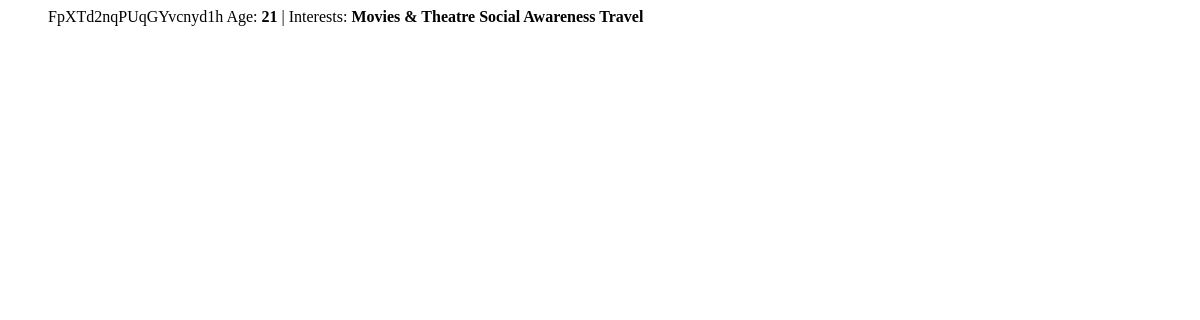
/popclick/profiles/, run on an earlier commit of the app's database.
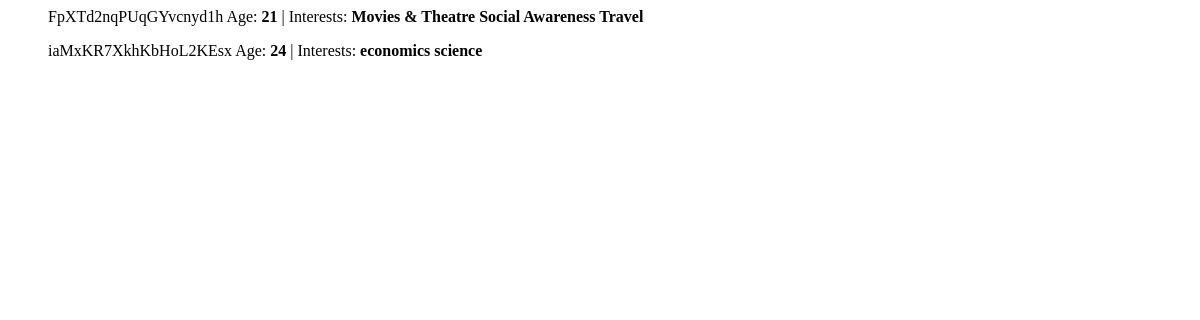
And on a later commit of the database.
### popclick/models.py (models this page shows, shortened)
class Profile(models.Model):
    age = models.IntegerField(default=0)
    token = models.CharField(unique=True, max_length=200)
    auth = models.CharField(max_length=530)
    logtime = models.DateTimeField(auto_now=True)
    gender = models.CharField(max_length=20, default=None)
    interests = models.ManyToManyField(Interest, through='ProfileInterest')
    activated = models.BooleanField(default=False)
    created_at = models.DateTimeField(auto_now_add=True)
    updated_at = models.DateTimeField(auto_now=True)

class Interest(models.Model):
    name = models.CharField(max_length=200, primary_key=True)

### popclick/views.py (the view)
def profiles(request):
    profiles = Profile.objects.all()
    interests = Interest.objects.all()
    profile_interests = {}
    for each_prof in profiles:
        curr_interests = each_prof.interests.all()
        curr_int_names = []
        for each_int in curr_interests:
            curr_int_names.append(each_int.name)
        profile_interests[each_prof.token] = curr_int_names
    context = { 'profile_interests': profile_interests, 'profiles': profiles, 'interests': interests}
    return render(request, 'profiles.html', context)

### popclick/templates/profiles.html
{% for profile in profiles %}
<ul>
	<il>{{ profile.token }}</il>
	<il>Age: <b>{{ profile.age }}</b></il>
	|
	<il>Interests: {% for pr, v in profile_interests.items %}
			{% if pr == profile.token %}
				<b>{% for i in v %}
					{{ i }}
				{% endfor %}</b>
			{% endif %}
		{% endfor %}
	</il>
</ul>
{% endfor %}

What changed in the data, as far as the page shows it:
added Profile: token "iaMxKR7XkhKbHoL2KEsx", age "24"
added Interest: v "economics"
added Interest: v "science"
